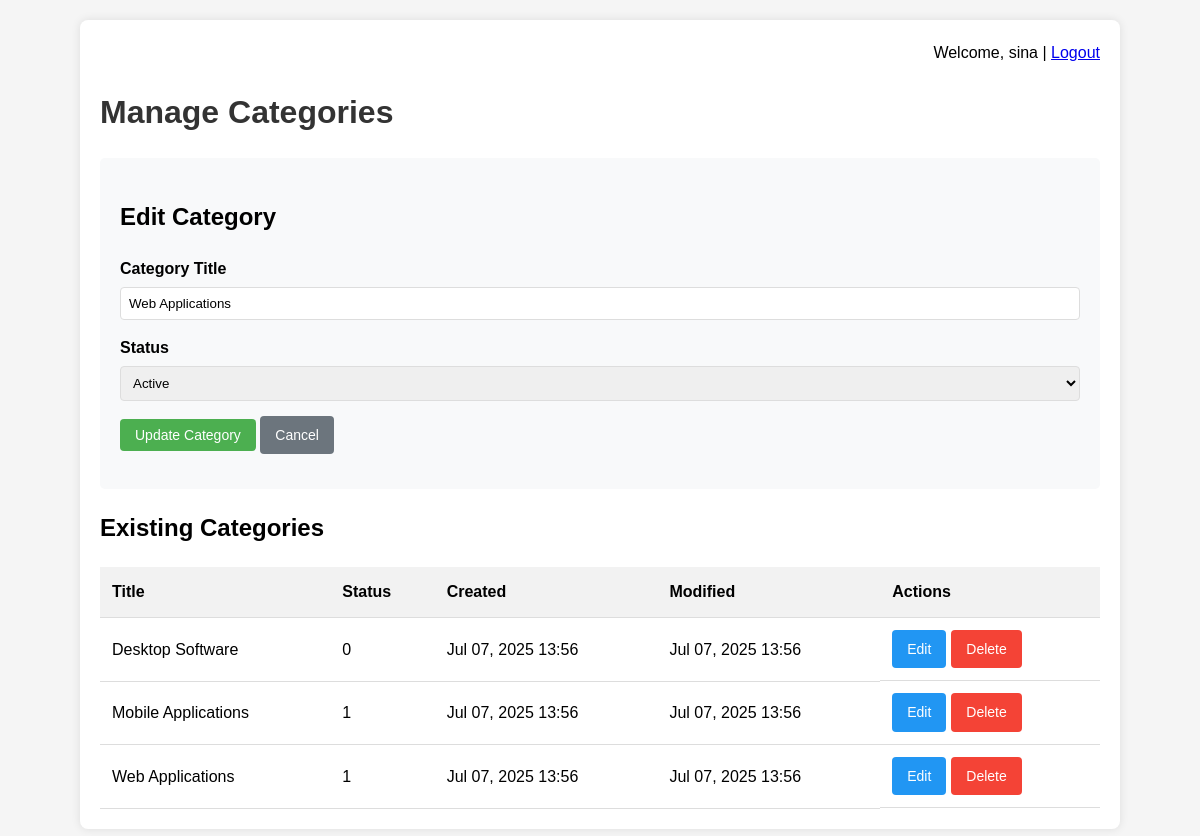
Screenshot of /categories.php?edit=2 (signed in) with the database file from the repository.
### tables this page shows
CREATE TABLE `categories` (
  `id` int(11) NOT NULL,
  `title` varchar(255) NOT NULL,
  `status` tinyint(1) DEFAULT 1,
  `created` datetime DEFAULT current_timestamp(),
  `modified` datetime DEFAULT current_timestamp() ON UPDATE current_timestamp()
);

### categories.php (the view, shortened to what this page needs)
<?php
require_once 'config.php';
$category_title = '';
$category_status = 'Active';
$edit_mode = false;
$categories = [];
$query = "SELECT * FROM categories ORDER BY title ASC";
$result = mysqli_query($conn, $query);
while ($row = mysqli_fetch_assoc($result)) {
    $categories[] = $row;
}
if (isset($_GET['edit']) && is_numeric($_GET['edit'])) {
    $edit_id = (int)$_GET['edit'];
    $query = "SELECT * FROM categories WHERE id = ? LIMIT 1";
    $stmt = mysqli_prepare($conn, $query);
    mysqli_stmt_bind_param($stmt, 'i', $edit_id);
    mysqli_stmt_execute($stmt);
    $result = mysqli_stmt_get_result($stmt);
    if ($category = mysqli_fetch_assoc($result)) {
        $category_title = $category['title'];
        $category_status = $category['status'];
        $edit_mode = true;
    } else {
        $_SESSION['error_message'] = 'Category not found';
        header('Location: categories.php');
        exit();
    }
}
?>
<!DOCTYPE html>
<html lang="en">
<head>
</head>
<body>
    <div class="container">
        <div class="logout-link">
            Welcome, <?php echo htmlspecialchars($_SESSION['username']); ?> |
            <a href="logout.php">Logout</a>
        </div>
        <h1>Manage Categories</h1>
        <div class="form-container">
            <h2><?php echo $edit_mode ? 'Edit Category' : 'Add New Category'; ?></h2>
            <form method="POST" action="categories.php">
                <div class="form-group">
                    <label for="title">Category Title</label>
                    <input type="text" id="title" name="title" value="<?php echo htmlspecialchars($category_title); ?>">
                </div>
                <div class="form-group">
                    <label for="status">Status</label>
                    <select id="status" name="status">
                        <option value="Active" <?php echo $category_status === 'Active' ? 'selected' : ''; ?>>Active</option>
                    </select>
                </div>
                <div class="form-group">
                    <button type="submit" class="btn"><?php echo $edit_mode ? 'Update Category' : 'Add Category'; ?></button>
                    <?php if ($edit_mode): ?>
                        <a href="categories.php" class="btn btn-cancel">Cancel</a>
                    <?php endif; ?>
                </div>
            </form>
        </div>
        <h2>Existing Categories</h2>
        <?php if (empty($categories)): ?>
            <p>No categories found.</p>
        <?php else: ?>
            <table>
                <thead>
                    <tr>
                        <th>Title</th>
                        <th>Status</th>
                        <th>Created</th>
                        <th>Modified</th>
                        <th>Actions</th>
                    </tr>
                </thead>
                <tbody>
                    <?php foreach ($categories as $category): ?>
                        <tr>
                            <td><?php echo htmlspecialchars($category['title']); ?></td>
                            <td class="status-<?php echo strtolower($category['status']); ?>">
                                <?php echo $category['status']; ?>
                            </td>
                            <td><?php echo date('M d, Y H:i', strtotime($category['created'])); ?></td>
                            <td><?php echo date('M d, Y H:i', strtotime($category['modified'])); ?></td>
                            <td class="actions">
                                <a href="categories.php?edit=<?php echo $category['id']; ?>" class="btn btn-edit">Edit</a>
                                <a href="categories.php?delete=<?php echo $category['id']; ?>" class="btn btn-delete" onclick="return confirm('Are you sure you want to delete this category?')">Delete</a>
                            </td>
                        </tr>
                    <?php endforeach; ?>
                </tbody>
            </table>
        <?php endif; ?>
    </div>
</body>
</html>

### categories.php (style rules this page uses)
body { font-family: Arial, sans-serif; line-height: 1.6; margin: 0; padding: 20px; background-color: #f5f5f5; }
.container { max-width: 1000px; margin: 0 auto; background: white; padding: 20px; border-radius: 8px; box-shadow: 0 0 10px rgba(0,0,0,0.1); }
h1 { color: #333; margin-bottom: 20px; }
.form-group { margin-bottom: 15px; }
label { display: block; margin-bottom: 5px; font-weight: bold; }
input[type="text"], select { width: 100%; padding: 8px; border: 1px solid #ddd; border-radius: 4px; box-sizing: border-box; }
.btn { background-color: #4CAF50; color: white; padding: 8px 15px; border: none; border-radius: 4px; cursor: pointer; text-decoration: none; display: inline-block; font-size: 14px; }
.btn-edit { background-color: #2196F3; }
.btn-delete { background-color: #f44336; }
.btn-cancel { background-color: #6c757d; }
table { width: 100%; border-collapse: collapse; margin-top: 20px; }
th, td { padding: 12px; text-align: left; border-bottom: 1px solid #ddd; }
th { background-color: #f2f2f2; }
.actions { display: flex; gap: 5px; }
.form-container { background-color: #f8f9fa; padding: 20px; border-radius: 5px; margin-bottom: 20px; }
.logout-link { text-align: right; margin-bottom: 15px; }

### rows the page displays
categories: title "Web Applications", status "1", created "Jul 07, 2025 13:56", modified "Jul 07, 2025 13:56"
categories: title "Desktop Software", status "0", created "Jul 07, 2025 13:56", modified "Jul 07, 2025 13:56"
categories: title "Mobile Applications", status "1", created "Jul 07, 2025 13:56", modified "Jul 07, 2025 13:56"

### other values shown
$_SESSION['username'] "sina"
